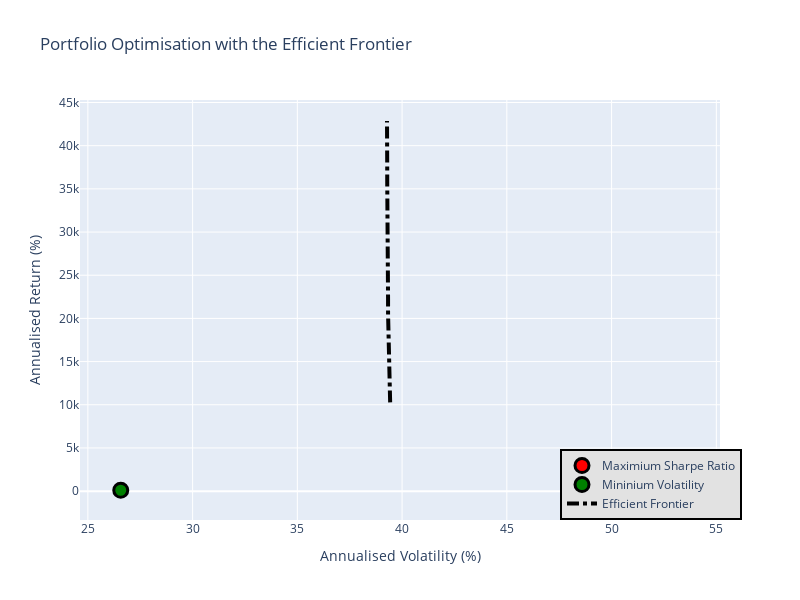

Notebook code for this chart:
### Code cell
EF_graph(meanReturns_us, covMatrix_us, riskFreeRate=0.02, constraintSet=(0,1))

### Figure 1 — Plotly figure (JSON) as saved in the notebook; plotly's stock layout.template omitted (floating-point values rounded to 4 significant figures)
{"data": [{"marker": {"color": "red", "line": {"color": "black", "width": 3}, "size": 14}, "mode": "markers", "name": "Maximium Sharpe Ratio", "type": "scatter", "x": [53.23], "y": [428.6]}, {"marker": {"color": "green", "line": {"color": "black", "width": 3}, "size": 14}, "mode": "markers", "name": "Mininium Volatility", "type": "scatter", "x": [26.57], "y": [102.7]}, {"line": {"color": "black", "dash": "dashdot", "width": 4}, "mode": "lines", "name": "Efficient Frontier", "type": "scatter", "x": [39.43, 39.41, 39.38, 39.37, 39.35, 39.34, 39.33, 39.33, 39.32, 39.31, 39.31, 39.31, 39.3, 39.3, 39.3, 39.29, 39.29, 39.29, 39.29, 39.28], "y": [10272, 11990.0, 13700.0, 15420.0, 17130.0, 18850.0, 20560.0, 22280.0, 23990.0, 25710.0, 27420.0, 29140.0, 30850.0, 32570.0, 34280.0, 36000.0, 37710.0, 39430.0, 41140.0, 42858]}], "layout": {"height": 600, "legend": {"bgcolor": "#E2E2E2", "bordercolor": "black", "borderwidth": 2, "traceorder": "normal", "x": 0.75, "y": 0}, "showlegend": true, "title": {"text": "Portfolio Optimisation with the Efficient Frontier"}, "width": 800, "xaxis": {"title": {"text": "Annualised Volatility (%)"}}, "yaxis": {"title": {"text": "Annualised Return (%)"}}}}
